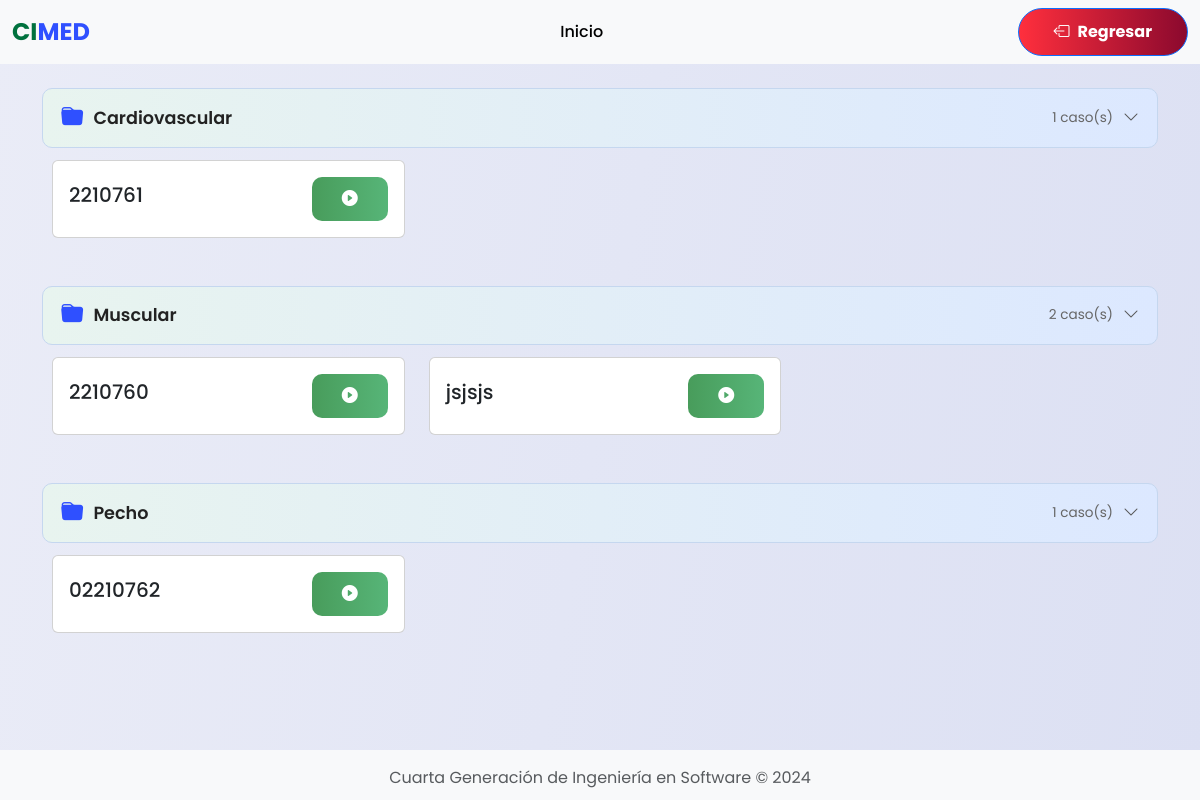
Page /iniciar-simulacion.php (signed in) on the committed database.
### tables this page shows
CREATE TABLE `casos` (
  `id` int(11) NOT NULL AUTO_INCREMENT,
  `nombre` varchar(255) NOT NULL,
  `visibilidad` int(11) NOT NULL DEFAULT 0,
  `clave` varchar(255) NOT NULL,
  `descripcion` text NOT NULL,
  `motivo_consulta` text NOT NULL,
  `id_usuario_creador` int(11) DEFAULT NULL,
  `fecha_actualizacion` timestamp NOT NULL DEFAULT current_timestamp() ON UPDATE current_timestamp(),
  `id_carpeta` int(11) DEFAULT NULL,
  PRIMARY KEY (`id`),
  KEY `idx_usuario_creador` (`id_usuario_creador`),
  KEY `fk_caso_carpeta` (`id_carpeta`),
  CONSTRAINT `caso_carpeta_fk` FOREIGN KEY (`id_carpeta`) REFERENCES `carpetas` (`id`) ON DELETE SET NULL ON UPDATE CASCADE,
  CONSTRAINT `casos_usuario_fk` FOREIGN KEY (`id_usuario_creador`) REFERENCES `usuarios` (`id`) ON DELETE SET NULL ON UPDATE CASCADE
);

### iniciar-simulacion.php (the view, shortened to what this page needs)
<?php
include './BE/connection.php';
$userId = $_SESSION['userId'];
$sql = "
    SELECT c.id, c.nombre, c.descripcion, c.visibilidad, c.id_carpeta,
           cp.nombre AS nombre_carpeta,
           DATE_FORMAT(c.fecha_actualizacion, '%d/%m/%Y') AS fecha_actualizacion
    FROM casos c
    LEFT JOIN carpetas cp ON c.id_carpeta = cp.id
    WHERE c.id_usuario_creador = ?
    ORDER BY cp.nombre ASC, c.nombre ASC
";
$stmt = $conn->prepare($sql);
$stmt->bind_param("i", $userId);
$stmt->execute();
$result = $stmt->get_result();
$carpetaMap   = [];
$sinCarpeta   = [];
while ($row = $result->fetch_assoc()) {
    $casoDato = [
        'id'          => $row['id'],
        'nombre'      => $row['nombre'],
        'descripcion' => $row['descripcion'],
        'fecha'       => $row['fecha_actualizacion'],
    ];
    if ($row['id_carpeta']) {
        $cid = $row['id_carpeta'];
        if (!isset($carpetaMap[$cid])) {
            $carpetaMap[$cid] = [
                'nombre' => $row['nombre_carpeta'],
                'casos'  => []
            ];
        }
        $carpetaMap[$cid]['casos'][] = $casoDato;
    } else {
        $sinCarpeta[] = $casoDato;
    }
}
?>
<!DOCTYPE html>
<html lang="es">
<head>
    <link href="https://cdn.jsdelivr.net/npm/bootstrap@5.3.0/dist/css/bootstrap.min.css" rel="stylesheet" />
    <link href="https://cdn.jsdelivr.net/npm/bootstrap-icons/font/bootstrap-icons.css" rel="stylesheet" />
    <link rel="stylesheet" href="https://cdnjs.cloudflare.com/ajax/libs/font-awesome/6.0.0-beta3/css/all.min.css">
    <link rel="stylesheet" href="css/iniciar-simulador-style.css" />
</head>
<body>
    <nav class="navbar navbar-expand-lg navbar-light bg-light">
        <div class="container-fluid">
            <a class="navbar-brand" href="./">
                <span class="brand-name">
                    <span class="brand-ci">CI</span><span class="brand-med">MED</span>
                </span>
            </a>
            <div class="collapse navbar-collapse justify-content-center" id="navbarNav">
                <ul class="navbar-nav">
                    <li class="nav-item">
                        <a class="nav-link" href="./" style="margin-left: 120px;">Inicio</a>
                    </li>
                </ul>
            </div>
            <div class="d-flex align-items-center gap-2">
                <a href="./" class="btn btn-primary btn-exit d-flex align-items-center">
                    <i class="bi bi-box-arrow-left me-2"></i> Regresar
                </a>
            </div>
        </div>
    </nav>
    <main>
        <div class="container my-4">
            <?php
            $hayAlgo = !empty($carpetaMap) || !empty($sinCarpeta);
            if (!$hayAlgo):
            ?>
                <div class="text-center py-5">
                    <i class="bi bi-folder2-open" style="font-size:3rem;color:#aaa;"></i>
                    <p class="mt-3 text-muted">No hay casos clínicos para iniciar la simulación.</p>
                </div>
            <?php else: ?>
                <?php foreach ($carpetaMap as $cid => $carpeta): ?>
                <div class="folder-section">
                    <div class="folder-header" onclick="toggleFolder('folder-<?= $cid ?>', this)">
                        <i class="bi bi-folder-fill folder-icon"></i>
                        <span class="folder-name"><?= htmlspecialchars($carpeta['nombre']) ?></span>
                        <span class="folder-count"><?= count($carpeta['casos']) ?> caso(s)</span>
                        <i class="bi bi-chevron-down chevron"></i>
                    </div>
                    <div class="folder-cases row" id="folder-<?= $cid ?>">
                        <?php foreach ($carpeta['casos'] as $caso): ?>
                            <div class="col-md-4">
                                <div class="card case-card mb-3">
                                    <div class="card-body d-flex justify-content-between align-items-center">
                                        <div>
                                            <h5 class="card-title"><?= htmlspecialchars($caso['nombre']) ?></h5>
                                        </div>
                                        <a href="#" class="btn-play" data-bs-toggle="modal"
                                           data-bs-target="#caseModal<?= $caso['id'] ?>" style="margin-left:10px;">
                                            <i class="bi bi-play-circle-fill"></i>
                                        </a>
                                    </div>
                                </div>
                            </div>
                        <?php endforeach; ?>
                    </div>
                </div>
                <?php endforeach; ?>
            <?php endif; ?>
        </div>
    </main>
    <footer class="footer mt-auto py-3 bg-light">
        <div class="container text-center">
            <span class="text-muted">Cuarta Generación de Ingeniería en Software © 2024</span>
        </div>
    </footer>
</body>
</html>

### css/iniciar-simulador-style.css (style rules this page uses)
html, body { background: linear-gradient(100deg, #eaecf7 0%, #dce0f3 100%); font-family: 'Poppins', sans-serif; height: 100%; margin: 0; display: flex; flex-direction: column; }
.brand-name { font-size: 24px; font-weight: bold; color: #2f50ff; display: inline-block; }
.brand-ci, .brand-med { margin: 0; padding: 0; line-height: 1; }
.brand-ci { color: #00723e; }
.brand-med { color: #2f50ff; }
.navbar-nav { padding-right: 80px; }
.navbar-nav .nav-link { color: #000000; font-weight: 500; transition: font-weight 0.3s ease; }
.btn-exit { background: linear-gradient(90deg, #ff2f3d 0%, #8b092e 100%); border-radius: 50px; color: white; padding: 11px 35px; font-weight: bold; transition: background 0.3s ease; }
.btn-play { background: linear-gradient(90deg, #489c5b 0%, #57b578 100%); border-radius: 10px; border-color: green; color: white; padding: 10px 30px; font-weight: bold; transition: background 0.3s ease; }
main { padding-bottom: 50px; }
.footer { position: fixed; bottom: 0; width: 100%; height: 50px; background-color: #f8f9fa; position: relative; text-align: center; padding: 10px 0; }

### iniciar-simulacion.php (style rules this page uses)
.folder-section { margin-bottom: 2rem; }
.folder-header { display: flex; align-items: center; gap: 10px; cursor: pointer; background: linear-gradient(90deg,#e8f4ef,#dce8ff); border-radius: 10px; padding: 12px 18px; margin-bottom: 12px; border: 1px solid #c5d7ef; user-select: none; transition: background 0.2s; }
.folder-header i.folder-icon { font-size: 1.4rem; color: #2f50ff; }
.folder-header .folder-name { font-weight: 600; font-size: 1.1rem; color: #222; flex:1; }
.folder-header .folder-count { font-size: 0.85rem; color: #666; }
.folder-header .chevron { font-size: 1rem; color: #555; transition: transform 0.3s; }
.folder-cases { padding-left: 10px; }

### rows in the picture
casos: nombre "2210761"
casos: nombre "2210760"
casos: nombre "jsjsjs"
casos: nombre "Pecho", count($carpeta['casos']) "1", nombre "02210762"

### other values in the picture
$carpeta['nombre'] "Cardiovascular"
count($carpeta['casos']) "1"
$carpeta['nombre'] "Muscular"
count($carpeta['casos']) "2"
